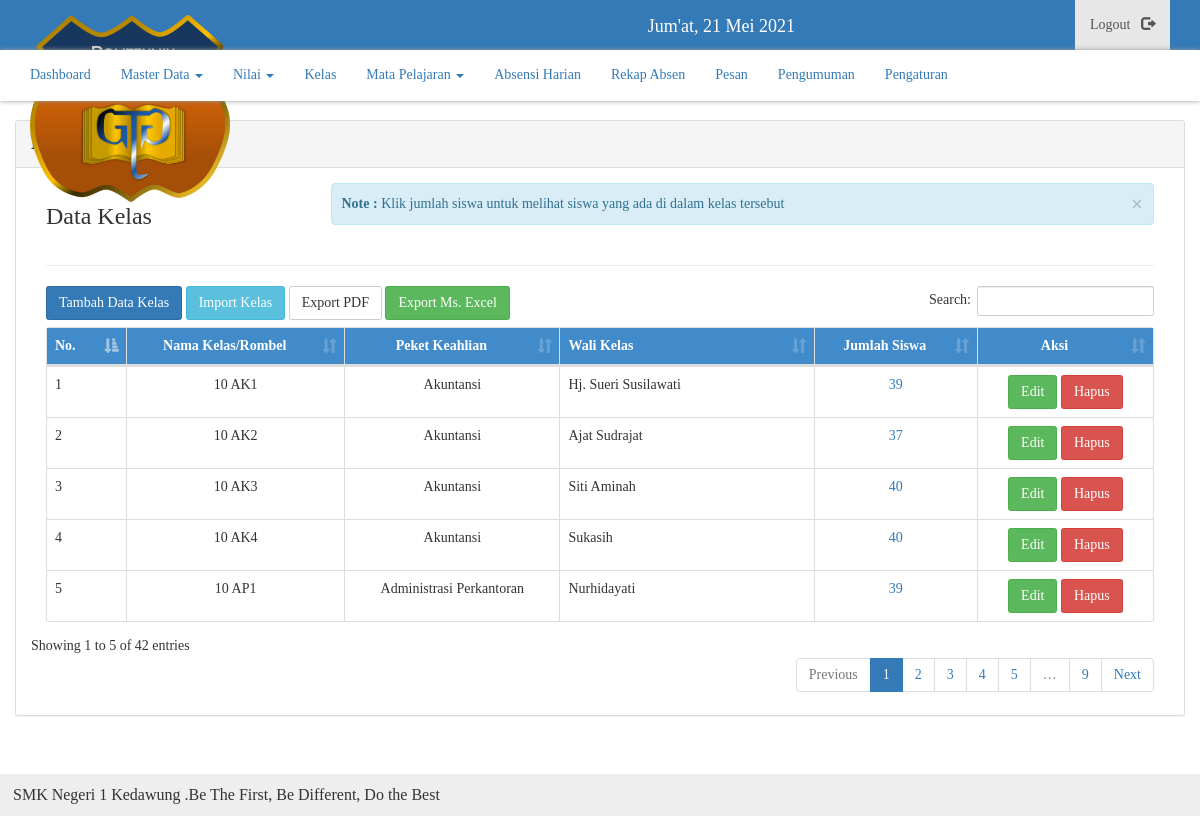
Screenshot of /admin/kelas (signed in) with the database file from the repository.
### tables this page shows
CREATE TABLE `tbl_kelas` (
  `id` int(11) NOT NULL,
  `nama_kelas` varchar(32) NOT NULL,
  `paket` enum('Akuntansi','Administrasi Perkantoran','Multimedia','Pemasaran','Perbankan','Usaha Perjalanan Wisata') NOT NULL,
  `wali_kelas` varchar(255) NOT NULL,
  `ds` int(11) NOT NULL
);

CREATE TABLE `tbl_info` (
  `id` int(11) NOT NULL,
  `isi` text NOT NULL
);

### function/main.php (called while the page is built, shortened)
<?php
function get($sql)
{
	global $link;
	if ($x = mysqli_query($link, $sql) or die(mysqli_error($link))) {
		return $x;
	}
}
function hitung($table, $params=Null)
{
	if ($params == NUll) {
		$sql = "SELECT * FROM $table ";
	} else {
		$sql = "SELECT * FROM $table WHERE $params ";
	}
	return get($sql);
}
function select($column, $table, $params=NULL)
{
	if ($params != NULL) {
		$sql = "SELECT $column FROM $table WHERE $params ";
	} else {
		$sql = "SELECT $column FROM $table ";
	}
	return get($sql);
}
?>

### admin/inc/kelas.php (the view, shortened to what this page needs)
<?php
$sqlkelas = select('*', 'tbl_kelas');
$no = 1;
$lv = @$_SESSION['adm']['super'];
?>
<div class="col-md-12">
  <div class="row">
    <div class="col-md-3">
      <h3>Data Kelas</h3>
    </div>
    <div class="col-md-9">
      <div class="alert alert-info" style="padding:10px !important;">
        <strong>Note : </strong>Klik jumlah siswa untuk melihat siswa yang ada di dalam kelas tersebut
        <button type="button" class="close" data-dismiss="alert" aria-label="Close"><span aria-hidden="true">&times;</span></button>
      </div>
    </div>
  </div>
  <hr>
  <table class="table table-bordered" id="list-data" border="1">
    <thead>
      <tr>
        <th>No.</th>
        <th class="ctr">Nama Kelas/Rombel</th>
        <th class="ctr">Peket Keahlian</th>
        <th>Wali Kelas</th>
        <th class="ctr">Jumlah Siswa</th>
        <th class="ctr">Aksi</th>
      </tr>
    </thead>
    <tbody>
      <?php
        while ($k = mysqli_fetch_assoc($sqlkelas)):
          $hit = hitung('tbl_siswa', "rombel = '$k[nama_kelas]'");
          $tot_siswa = mysqli_num_rows($hit);
      ?>
      <tr>
        <td><?= $no++; ?></td>
        <td class="ctr"><?= $k['nama_kelas']; ?></td>
        <td class="ctr"><?= $k['paket']; ?></td>
        <td><?= $k['wali_kelas']; ?></td>
        <td class="ctr">
          <a href="detail-kelas/<?= $k['id']; ?>"><?= $tot_siswa; ?></a>
        </td>
        <td class="ctr">
          <a href="edit-kelas/<?= $k['id']; ?>" class="btn btn-success">Edit</a>
          <?php if($lv == "1"): ?>
          <a onclick="return konfirmasi()" href="delete-kelas/<?= $k['id']; ?>" class="btn btn-danger">Hapus</a>
        <?php endif; ?>
        </td>
      </tr>
    <?php endwhile; ?>
    </tbody>
  </table>
</div>

### templates/footer.php
<?php
$rt = select("*", "tbl_info", "id=1 LIMIT 1");
$run = mysqli_fetch_assoc($rt);
?>
<footer>
  <marquee>
    <?= $run['isi']; ?>
  </marquee>
</footer>
</body>
</html>

### assets/css/admin.css (style rules this page uses)
* { margin: 0; padding: 0; text-decoration: none; list-style:none; }
body { background-image: url('../../images/wallup.jpg'); background-size: cover; background-attachment: fixed; }
.ctr { text-align: center !important; }
.panel, .table, .btn, .form-control, #sidebar { border-radius: 2.5px !important; }

### assets/css/style.css (style rules this page uses)
* { margin: 0; padding: 0; text-decoration: none; list-style:none; font-family: "Roboto Slab"; }
body { background-attachment: fixed !important; }
.ctr { text-align: center !important; }
.panel, .table, .btn, .form-control, #sidebar { border-radius: 2.5px !important; }
thead { background: #428bca; color: #fff; }
footer { position: fixed; width: 100% !important; margin-top: 20px; background: #eee; padding: 13px; font-size: 16px; line-height: 16px; bottom: 0 !important; }

### rows the page displays
tbl_kelas: nama_kelas "10 AK1", paket "Akuntansi", wali_kelas "Hj. Sueri Susilawati", tot_siswa "39"
tbl_kelas: nama_kelas "10 AK2", paket "Akuntansi", wali_kelas "Ajat Sudrajat", tot_siswa "37"
tbl_kelas: nama_kelas "10 AK3", paket "Akuntansi", wali_kelas "Siti Aminah", tot_siswa "40"
tbl_kelas: nama_kelas "10 AK4", paket "Akuntansi", wali_kelas "Sukasih", tot_siswa "40"
tbl_kelas: nama_kelas "10 AP1", paket "Administrasi Perkantoran", wali_kelas "Nurhidayati", tot_siswa "39"
tbl_info: isi "SMK Negeri 1 Kedawung .Be The First, Be Different, Do the Best"
